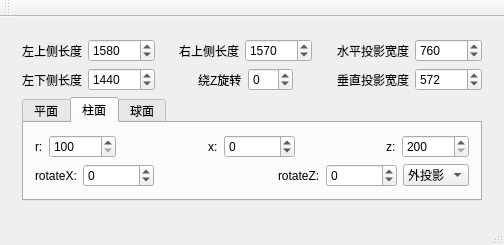
<?xml version="1.0" encoding="UTF-8"?>
<ui version="4.0">
 <class>ProjectorClass</class>
 <widget class="QMainWindow" name="ProjectorClass">
  <property name="geometry">
   <rect>
    <x>0</x>
    <y>0</y>
    <width>504</width>
    <height>243</height>
   </rect>
  </property>
  <property name="windowTitle">
   <string>Projector</string>
  </property>
  <widget class="QWidget" name="centralWidget">
   <layout class="QHBoxLayout" name="horizontalLayout_2">
    <item>
     <widget class="QWidget" name="widget" native="true">
      <layout class="QVBoxLayout" name="verticalLayout_4">
       <item>
        <layout class="QHBoxLayout" name="horizontalLayout_5">
         <item>
          <widget class="QLabel" name="label_13">
           <property name="text">
            <string>左上侧长度</string>
           </property>
          </widget>
         </item>
         <item>
          <widget class="QSpinBox" name="protopleftLength">
           <property name="minimum">
            <number>1</number>
           </property>
           <property name="maximum">
            <number>10000000</number>
           </property>
           <property name="value">
            <number>1580</number>
           </property>
          </widget>
         </item>
         <item>
          <spacer name="horizontalSpacer_9">
           <property name="orientation">
            <enum>Qt::Horizontal</enum>
           </property>
           <property name="sizeHint" stdset="0">
            <size>
             <width>40</width>
             <height>20</height>
            </size>
           </property>
          </spacer>
         </item>
         <item>
          <widget class="QLabel" name="label_14">
           <property name="text">
            <string>右上侧长度</string>
           </property>
          </widget>
         </item>
         <item>
          <widget class="QSpinBox" name="protoprightLength">
           <property name="minimum">
            <number>1</number>
           </property>
           <property name="maximum">
            <number>10000000</number>
           </property>
           <property name="value">
            <number>1570</number>
           </property>
          </widget>
         </item>
         <item>
          <spacer name="horizontalSpacer_10">
           <property name="orientation">
            <enum>Qt::Horizontal</enum>
           </property>
           <property name="sizeHint" stdset="0">
            <size>
             <width>40</width>
             <height>20</height>
            </size>
           </property>
          </spacer>
         </item>
         <item>
          <widget class="QLabel" name="label_15">
           <property name="text">
            <string>水平投影宽度</string>
           </property>
          </widget>
         </item>
         <item>
          <widget class="QSpinBox" name="prohorWidth">
           <property name="minimum">
            <number>1</number>
           </property>
           <property name="maximum">
            <number>10000000</number>
           </property>
           <property name="value">
            <number>760</number>
           </property>
          </widget>
         </item>
        </layout>
       </item>
       <item>
        <layout class="QHBoxLayout" name="horizontalLayout_4">
         <item>
          <widget class="QLabel" name="label_11">
           <property name="text">
            <string>左下侧长度</string>
           </property>
          </widget>
         </item>
         <item>
          <widget class="QSpinBox" name="probottomleftLength">
           <property name="minimum">
            <number>1</number>
           </property>
           <property name="maximum">
            <number>10000000</number>
           </property>
           <property name="value">
            <number>1440</number>
           </property>
          </widget>
         </item>
         <item>
          <spacer name="horizontalSpacer_2">
           <property name="orientation">
            <enum>Qt::Horizontal</enum>
           </property>
           <property name="sizeHint" stdset="0">
            <size>
             <width>40</width>
             <height>20</height>
            </size>
           </property>
          </spacer>
         </item>
         <item>
          <widget class="QLabel" name="label_2">
           <property name="text">
            <string>绕Z旋转</string>
           </property>
          </widget>
         </item>
         <item>
          <widget class="QSpinBox" name="rotate">
           <property name="minimum">
            <number>-89</number>
           </property>
           <property name="maximum">
            <number>89</number>
           </property>
           <property name="value">
            <number>0</number>
           </property>
          </widget>
         </item>
         <item>
          <spacer name="horizontalSpacer_3">
           <property name="orientation">
            <enum>Qt::Horizontal</enum>
           </property>
           <property name="sizeHint" stdset="0">
            <size>
             <width>40</width>
             <height>20</height>
            </size>
           </property>
          </spacer>
         </item>
         <item>
          <widget class="QLabel" name="label_12">
           <property name="text">
            <string>垂直投影宽度</string>
           </property>
          </widget>
         </item>
         <item>
          <widget class="QSpinBox" name="proverWidth">
           <property name="minimum">
            <number>1</number>
           </property>
           <property name="maximum">
            <number>10000000</number>
           </property>
           <property name="value">
            <number>572</number>
           </property>
          </widget>
         </item>
        </layout>
       </item>
       <item>
        <layout class="QVBoxLayout" name="verticalLayout_2">
         <item>
          <widget class="QTabWidget" name="tabWidget">
           <property name="currentIndex">
            <number>1</number>
           </property>
           <widget class="QWidget" name="plane">
            <attribute name="title">
             <string>平面</string>
            </attribute>
            <layout class="QVBoxLayout" name="verticalLayout_3">
             <item>
              <layout class="QVBoxLayout" name="verticalLayout">
               <item>
                <layout class="QHBoxLayout" name="horizontalLayout">
                 <item>
                  <widget class="QLabel" name="label">
                   <property name="text">
                    <string>左上侧长度</string>
                   </property>
                  </widget>
                 </item>
                 <item>
                  <widget class="QSpinBox" name="topleftLength">
                   <property name="minimum">
                    <number>1</number>
                   </property>
                   <property name="maximum">
                    <number>10000000</number>
                   </property>
                   <property name="value">
                    <number>1500</number>
                   </property>
                  </widget>
                 </item>
                 <item>
                  <spacer name="horizontalSpacer">
                   <property name="orientation">
                    <enum>Qt::Horizontal</enum>
                   </property>
                   <property name="sizeHint" stdset="0">
                    <size>
                     <width>40</width>
                     <height>20</height>
                    </size>
                   </property>
                  </spacer>
                 </item>
                </layout>
               </item>
               <item>
                <layout class="QHBoxLayout" name="horizontalLayout_3">
                 <item>
                  <widget class="QLabel" name="label_3">
                   <property name="text">
                    <string>左下侧长度</string>
                   </property>
                  </widget>
                 </item>
                 <item>
                  <widget class="QSpinBox" name="bottomleftLength">
                   <property name="minimum">
                    <number>1</number>
                   </property>
                   <property name="maximum">
                    <number>10000000</number>
                   </property>
                   <property name="value">
                    <number>1380</number>
                   </property>
                  </widget>
                 </item>
                 <item>
                  <spacer name="horizontalSpacer_5">
                   <property name="orientation">
                    <enum>Qt::Horizontal</enum>
                   </property>
                   <property name="sizeHint" stdset="0">
                    <size>
                     <width>40</width>
                     <height>20</height>
                    </size>
                   </property>
                  </spacer>
                 </item>
                 <item>
                  <widget class="QLabel" name="label_5">
                   <property name="text">
                    <string>右下侧长度</string>
                   </property>
                  </widget>
                 </item>
                 <item>
                  <widget class="QSpinBox" name="bottomrightLength">
                   <property name="minimum">
                    <number>1</number>
                   </property>
                   <property name="maximum">
                    <number>10000000</number>
                   </property>
                   <property name="value">
                    <number>1870</number>
                   </property>
                  </widget>
                 </item>
                </layout>
               </item>
              </layout>
             </item>
            </layout>
           </widget>
           <widget class="QWidget" name="cylinder">
            <attribute name="title">
             <string>柱面</string>
            </attribute>
            <layout class="QVBoxLayout" name="verticalLayout_6">
             <item>
              <layout class="QVBoxLayout" name="verticalLayout_5">
               <item>
                <layout class="QHBoxLayout" name="horizontalLayout_6">
                 <item>
                  <widget class="QLabel" name="label_4">
                   <property name="text">
                    <string>r:</string>
                   </property>
                  </widget>
                 </item>
                 <item>
                  <widget class="QSpinBox" name="cyr">
                   <property name="minimum">
                    <number>100</number>
                   </property>
                   <property name="maximum">
                    <number>1000000000</number>
                   </property>
                  </widget>
                 </item>
                 <item>
                  <spacer name="horizontalSpacer_4">
                   <property name="orientation">
                    <enum>Qt::Horizontal</enum>
                   </property>
                   <property name="sizeHint" stdset="0">
                    <size>
                     <width>40</width>
                     <height>20</height>
                    </size>
                   </property>
                  </spacer>
                 </item>
                 <item>
                  <widget class="QLabel" name="label_6">
                   <property name="text">
                    <string>x:</string>
                   </property>
                  </widget>
                 </item>
                 <item>
                  <widget class="QSpinBox" name="cyx">
                   <property name="minimum">
                    <number>-10000000</number>
                   </property>
                   <property name="maximum">
                    <number>100000000</number>
                   </property>
                  </widget>
                 </item>
                 <item>
                  <spacer name="horizontalSpacer_6">
                   <property name="orientation">
                    <enum>Qt::Horizontal</enum>
                   </property>
                   <property name="sizeHint" stdset="0">
                    <size>
                     <width>40</width>
                     <height>20</height>
                    </size>
                   </property>
                  </spacer>
                 </item>
                 <item>
                  <widget class="QLabel" name="label_7">
                   <property name="text">
                    <string>z:</string>
                   </property>
                  </widget>
                 </item>
                 <item>
                  <widget class="QSpinBox" name="cyz">
                   <property name="minimum">
                    <number>200</number>
                   </property>
                   <property name="maximum">
                    <number>10000000</number>
                   </property>
                  </widget>
                 </item>
                </layout>
               </item>
               <item>
                <layout class="QHBoxLayout" name="horizontalLayout_7">
                 <item>
                  <widget class="QLabel" name="label_8">
                   <property name="text">
                    <string>rotateX:</string>
                   </property>
                  </widget>
                 </item>
                 <item>
                  <widget class="QSpinBox" name="cyrotateX">
                   <property name="minimum">
                    <number>-10000000</number>
                   </property>
                   <property name="maximum">
                    <number>100000000</number>
                   </property>
                  </widget>
                 </item>
                 <item>
                  <spacer name="horizontalSpacer_7">
                   <property name="orientation">
                    <enum>Qt::Horizontal</enum>
                   </property>
                   <property name="sizeHint" stdset="0">
                    <size>
                     <width>40</width>
                     <height>20</height>
                    </size>
                   </property>
                  </spacer>
                 </item>
                 <item>
                  <widget class="QLabel" name="label_9">
                   <property name="text">
                    <string>rotateZ:</string>
                   </property>
                  </widget>
                 </item>
                 <item>
                  <widget class="QSpinBox" name="cyrotateZ">
                   <property name="minimum">
                    <number>-10000000</number>
                   </property>
                   <property name="maximum">
                    <number>100000000</number>
                   </property>
                  </widget>
                 </item>
                 <item>
                  <widget class="QComboBox" name="cyProType">
                   <item>
                    <property name="text">
                     <string>外投影</string>
                    </property>
                   </item>
                   <item>
                    <property name="text">
                     <string>内投影</string>
                    </property>
                   </item>
                  </widget>
                 </item>
                </layout>
               </item>
              </layout>
             </item>
            </layout>
           </widget>
           <widget class="QWidget" name="ball">
            <attribute name="title">
             <string>球面</string>
            </attribute>
           </widget>
          </widget>
         </item>
        </layout>
       </item>
      </layout>
     </widget>
    </item>
   </layout>
  </widget>
  <widget class="QMenuBar" name="menuBar">
   <property name="geometry">
    <rect>
     <x>0</x>
     <y>0</y>
     <width>504</width>
     <height>21</height>
    </rect>
   </property>
  </widget>
  <widget class="QToolBar" name="mainToolBar">
   <attribute name="toolBarArea">
    <enum>TopToolBarArea</enum>
   </attribute>
   <attribute name="toolBarBreak">
    <bool>false</bool>
   </attribute>
  </widget>
  <widget class="QStatusBar" name="statusBar"/>
 </widget>
 <layoutdefault spacing="6" margin="11"/>
 <resources>
  <include location="projector.qrc"/>
 </resources>
 <connections/>
</ui>
